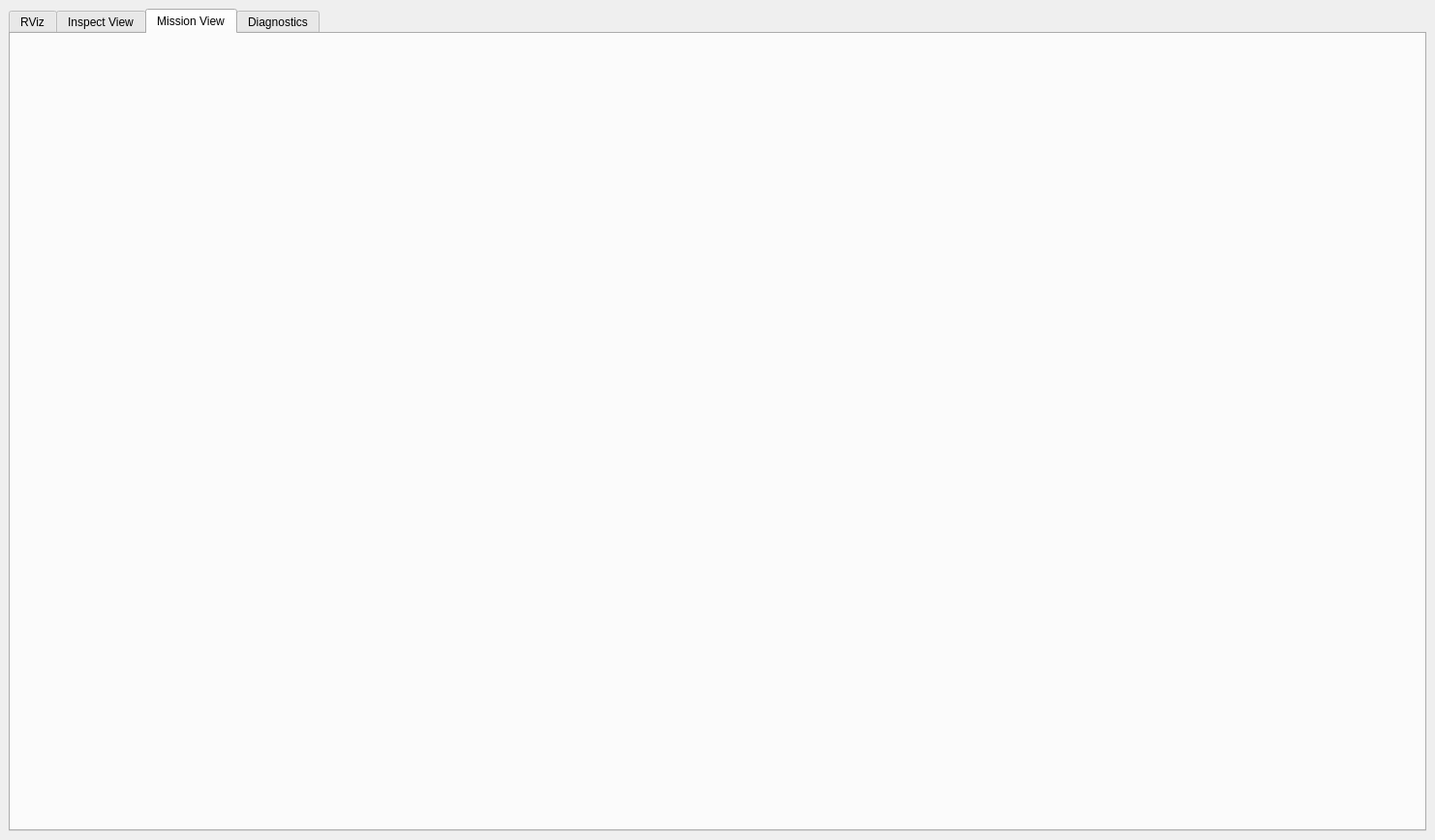
<?xml version="1.0" encoding="UTF-8"?>
<ui version="4.0">
 <class>MainWindow</class>
 <widget class="QMainWindow" name="MainWindow">
  <property name="geometry">
   <rect>
    <x>0</x>
    <y>0</y>
    <width>1482</width>
    <height>868</height>
   </rect>
  </property>
  <property name="windowTitle">
   <string>MainWindow</string>
  </property>
  <widget class="QWidget" name="centralwidget">
   <layout class="QHBoxLayout" name="horizontalLayout">
    <item>
     <widget class="RRQTabWidget" name="tabWidget">
      <property name="currentIndex">
       <number>2</number>
      </property>
      <widget class="RVizDev" name="rvizView">
       <attribute name="title">
        <string>RViz</string>
       </attribute>
      </widget>
      <widget class="RVizSphere" name="sphereView">
       <attribute name="title">
        <string>Inspect View</string>
       </attribute>
      </widget>
      <widget class="MissionControlView" name="MissionViewTab">
       <attribute name="title">
        <string>Mission View</string>
       </attribute>
       <layout class="QHBoxLayout" name="horizontalLayout_2"/>
      </widget>
      <widget class="ViewDiagnostics" name="DiagnosticsViewTab">
       <attribute name="title">
        <string>Diagnostics</string>
       </attribute>
      </widget>
     </widget>
    </item>
   </layout>
  </widget>
 </widget>
 <customwidgets>
  <customwidget>
   <class>RVizDev</class>
   <extends>QWidget</extends>
   <header>widgets/rviz_dev</header>
   <container>1</container>
   <slots>
    <slot>set_rviz_config()</slot>
   </slots>
  </customwidget>
  <customwidget>
   <class>MissionControlView</class>
   <extends>QWidget</extends>
   <header>widgets/mission_control/mission_control</header>
   <container>1</container>
  </customwidget>
  <customwidget>
   <class>ViewDiagnostics</class>
   <extends>QWidget</extends>
   <header>widgets/networking/view_diagnostics</header>
   <container>1</container>
  </customwidget>
  <customwidget>
   <class>RVizSphere</class>
   <extends>QWidget</extends>
   <header>widgets/rviz_sphere</header>
   <container>1</container>
  </customwidget>
  <customwidget>
   <class>RRQTabWidget</class>
   <extends>QTabWidget</extends>
   <header>widgets/rr_tab_widget</header>
   <container>1</container>
  </customwidget>
 </customwidgets>
 <resources/>
 <connections/>
</ui>
